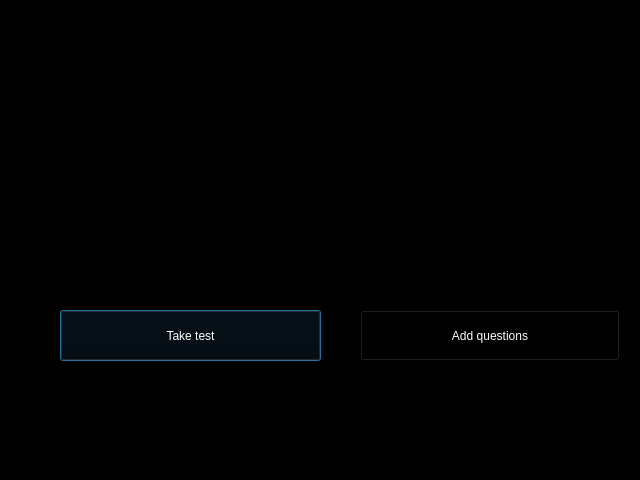
<?xml version="1.0" encoding="UTF-8"?>
<ui version="4.0">
 <class>startscreen</class>
 <widget class="QDialog" name="startscreen">
  <property name="geometry">
   <rect>
    <x>0</x>
    <y>0</y>
    <width>640</width>
    <height>480</height>
   </rect>
  </property>
  <property name="windowTitle">
   <string>QTC++ Test</string>
  </property>
  <property name="styleSheet">
   <string notr="true">background-color:#000000</string>
  </property>
  <widget class="QGraphicsView" name="KBC">
   <property name="geometry">
    <rect>
     <x>60</x>
     <y>90</y>
     <width>260</width>
     <height>210</height>
    </rect>
   </property>
   <property name="styleSheet">
    <string notr="true">border-image:url(:/resource/resource/CPP icon.jpg);
</string>
   </property>
  </widget>
  <widget class="QGraphicsView" name="graphicsView">
   <property name="geometry">
    <rect>
     <x>360</x>
     <y>90</y>
     <width>260</width>
     <height>210</height>
    </rect>
   </property>
   <property name="styleSheet">
    <string notr="true">border-image:url(:/resource/resource/C++ quest.jpg);</string>
   </property>
  </widget>
  <widget class="QPushButton" name="kbcbutton">
   <property name="geometry">
    <rect>
     <x>60</x>
     <y>310</y>
     <width>261</width>
     <height>51</height>
    </rect>
   </property>
   <property name="styleSheet">
    <string notr="true">color:rgb(255, 255, 255);
background-color:#000000</string>
   </property>
   <property name="text">
    <string>Take test</string>
   </property>
  </widget>
  <widget class="QPushButton" name="qbutton">
   <property name="geometry">
    <rect>
     <x>360</x>
     <y>310</y>
     <width>260</width>
     <height>51</height>
    </rect>
   </property>
   <property name="styleSheet">
    <string notr="true">color:rgb(255, 255, 255);
background-color:#000000</string>
   </property>
   <property name="text">
    <string>Add questions</string>
   </property>
  </widget>
 </widget>
 <resources/>
 <connections/>
</ui>
